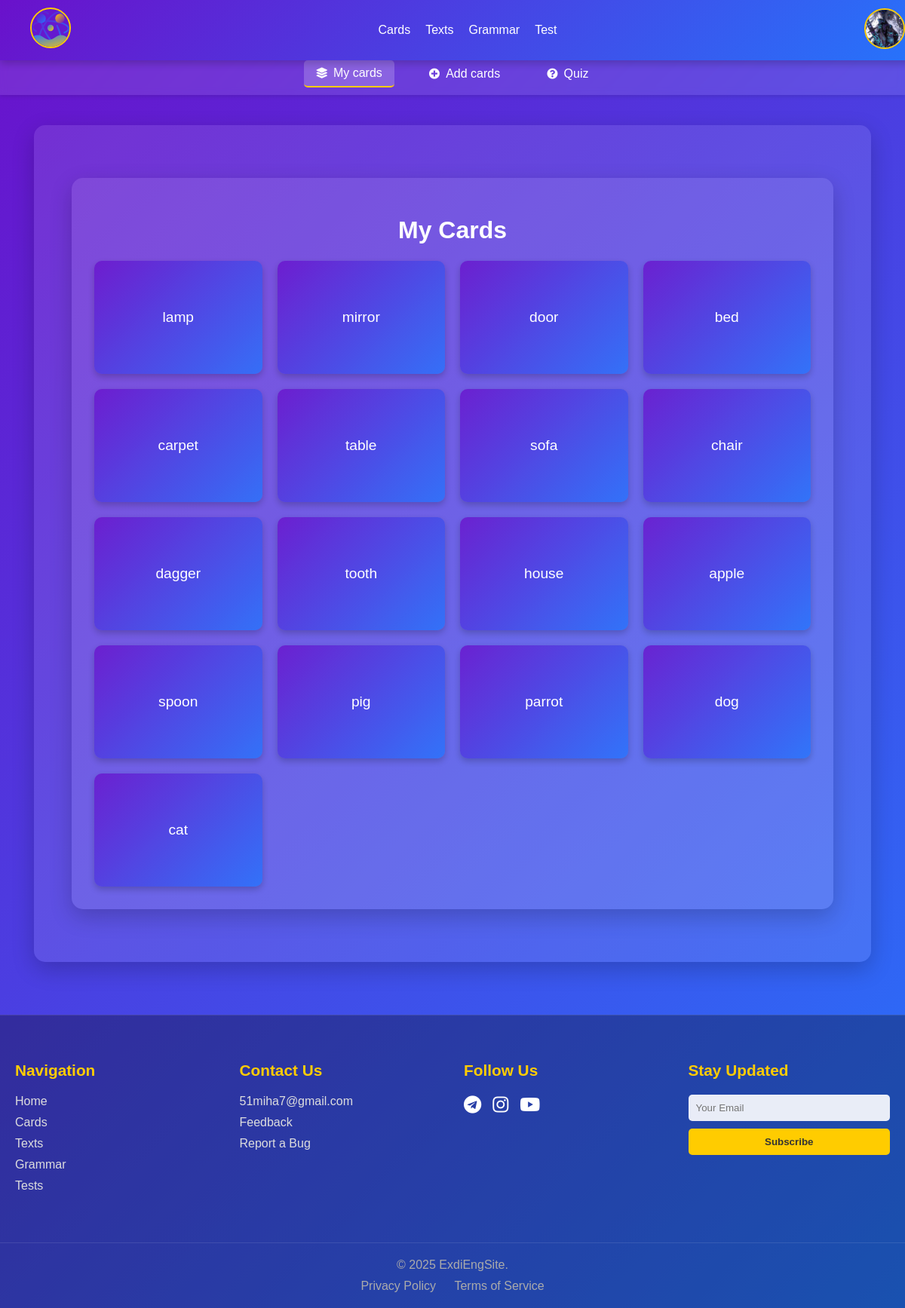
The app's page /cards/ (signed in) with its own data.
### mainpage/models.py (models this page shows, shortened)
class CustomUser(AbstractBaseUser, PermissionsMixin):
    username = models.CharField(max_length=150, unique=True, db_index=True, null=False)
    email = models.EmailField(unique=True, null=False)
    first_name = models.CharField(max_length=30, blank=True, null=True)
    last_name = models.CharField(max_length=150, blank=True, null=True)
    is_active = models.BooleanField(default=True)
    is_staff = models.BooleanField(default=False)
    date_joined = models.DateTimeField(default=timezone.now)
    last_login = models.DateTimeField(null=True, blank=True)
    groups = models.ManyToManyField(
        Group,
        verbose_name='groups',
        blank=True,
        help_text='The groups this user belongs to.',
        related_name='customuser_set',
        related_query_name='customuser',
    )
    user_permissions = models.ManyToManyField(
        Permission,
        verbose_name='user permissions',
        blank=True,
        help_text='Specific permissions for this user.',
        related_name='customuser_set',
        related_query_name='customuser',
    )
    objects = CustomUserManager()
    USERNAME_FIELD = 'username'
    REQUIRED_FIELDS = ['email']

### profilepage/models.py (models this page shows, shortened)
class Profile(models.Model):
    user = models.OneToOneField(settings.AUTH_USER_MODEL, on_delete=models.CASCADE, related_name='profile')
    username = models.CharField(max_length=150, verbose_name='Username')
    email = models.EmailField(verbose_name='Email')
    first_name = models.CharField(max_length=30, verbose_name='First Name')
    last_name = models.CharField(max_length=150, verbose_name='Last Name')
    words_learned = models.PositiveIntegerField(default=0, verbose_name='Words Learned')
    texts_read = models.PositiveIntegerField(default=0, verbose_name='Texts Read')
    tests_completed = models.PositiveIntegerField(default=0, verbose_name='Tests Completed')
    streak = models.PositiveIntegerField(default=0, verbose_name='Current Streak')
    friends_count = models.PositiveIntegerField(default=0, verbose_name='Friends Count')
    followers_count = models.PositiveIntegerField(default=0, verbose_name='Followers Count')
    avatar = models.ImageField(
        upload_to=avatar_upload_path,
        default='avatars/default_user.png',
        verbose_name='Avatar'
    )
    birth_date = models.DateField(null=True, blank=True, verbose_name='Birth Date')
    study_start_date = models.DateField(auto_now_add=True, verbose_name='Study Start Date', blank=True)
    hide_first_name = models.BooleanField(default=False, verbose_name='Hide First Name')
    hide_last_name = models.BooleanField(default=False, verbose_name='Hide Last Name')
    hide_birth_date = models.BooleanField(default=False, verbose_name='Hide Birth Date')
    bio = models.TextField(max_length=500, blank=True, verbose_name='Biography')
    website = models.URLField(blank=True, verbose_name='Website')
    location = models.CharField(max_length=100, blank=True, verbose_name='Location')

### cardspage/models.py (models this page shows, shortened)
class Card(models.Model):
    user = models.ForeignKey(CustomUser, on_delete=models.CASCADE)
    user_card_id = models.PositiveIntegerField(default=0)
    english_word = models.CharField(max_length=100)
    native_translation = models.CharField(max_length=100)
    category = models.CharField(max_length=50, blank=True, null=True)
    created_at = models.DateTimeField(auto_now_add=True)
    class Meta:
        unique_together = ('user', 'user_card_id')

### cardspage/views.py (the view)
# urls.py: path('', views.my_cards, name='my_cards'),
@login_required
def my_cards(request):
    user_cards = CardService.get_user_cards(request.user)
    return render(request, 'cardspage/my_cards.html', {'user_cards': user_cards})

### cardspage/services.py (called while the page is built)
    @staticmethod
    def get_user_cards(user, limit=None):
        queryset = Card.objects.filter(user=user).order_by('-created_at')
        return queryset[:limit] if limit else queryset

### cardspage/templates/cardspage/my_cards.html (shortened to what this page needs)
{% extends 'cardspage/cards_base.html' %}
{% block cards_content %}
<div class="main-container">
    <div class="cards-content-wrapper">
        <h1 class="section-title">My Cards</h1>
        <div class="cards-grid">
            {% for card in user_cards %}
            <div class="card-item" onclick="flipCard(this)">
                <div class="card-inner">
                    <div class="card-front">
                        <span>{{ card.english_word }}</span>
                    </div>
                    <div class="card-back">
                        <span>{{ card.native_translation }}</span>
                    </div>
                </div>
            </div>
            {% empty %}
            <div class="no-cards-message">
                <i class="fas fa-inbox"></i>
                <p>You don't have any cards yet. Add the first one!</p>
            </div>
            {% endfor %}
        </div>
    </div>
</div>
{% endblock %}

### mainpage/templates/mainpage/navbar.html (shortened to what this page needs)
{% load static %}
<nav class="navbar">
    <div class="navbar-container">
        <div class="navbar-logo">
            <a href="{% url 'home' %}"><img src="{% static 'favicon/logo.svg' %}" id="logo-img"></a>
        </div>
        <div class="navbar-links">
            <a href="{% url 'my_cards' %}" class="navbar-link">Cards</a>
            <a href="#" class="navbar-link">Texts</a>
            <a href="#" class="navbar-link">Grammar</a>
            <a href="#" class="navbar-link">Test</a>
        </div>
        <div class="navbar-auth">
            {% if user.is_authenticated %}
                <div class="avatar-dropdown" id="avatarDropdown">
                    <img src="{{ user.profile.avatar.url }}" alt="User Avatar" class="avatar-img" id="avatar-img">
                </div>
            {% else %}
                <div class="navbar-auth-buttons">
                    <a href="{% url 'login' %}" class="navbar-button">Log In</a>
                    <a href="#" class="settings-icon">⚙️</a>
                </div>
            {% endif %}
        </div>
    </div>
</nav>

### mainpage/static/style/navbar.css (style rules this page uses)
html, body { margin: 0; padding: 0; width: 100%; height: 100%; }
.navbar { background: linear-gradient(135deg, #6a11cb, #2575fc); padding: 10px 20px; box-shadow: 0 4px 10px rgba(0, 0, 0, 0.2); width: 100%; position: fixed; top: 0; left: 0; z-index: 1000; }
.navbar-container { display: flex; justify-content: space-between; align-items: center; max-width: 1200px; margin: 0 auto; padding: 0 20px; }
.navbar-logo a { color: white; font-size: 1.5rem; font-weight: bold; text-decoration: none; }
.navbar-links { display: flex; gap: 20px; }
.navbar-link { color: white; text-decoration: none; font-size: 1rem; font-weight: 500; transition: color 0.3s ease; }
.navbar-auth { display: flex; align-items: center; gap: 10px; }
.avatar-dropdown { position: relative; cursor: pointer; }
#avatar-img, #logo-img { width: 50px; height: 50px; border-radius: 50%; object-fit: cover; border: 2px solid #ffcc00; transition: transform 0.3s ease; }

### cardspage/static/style/cards.css (style rules this page uses)
body { margin: 0; padding: 0; font-family: 'Poppins', sans-serif; background: linear-gradient(135deg, #6a11cb, #2575fc); background-attachment: fixed; background-size: cover; color: white; overflow-x: hidden; min-height: 100vh; }
.main-container { max-width: 1110px; margin: 20px auto; padding: 20px; }
.cards-content-wrapper { background: rgba(255, 255, 255, 0.1); padding: 30px; border-radius: 15px; box-shadow: 0 10px 30px rgba(0, 0, 0, 0.2); animation: fadeIn 1s ease-in-out; text-align: center; }
.cards-grid { display: grid; grid-template-columns: repeat(auto-fill, minmax(200px, 1fr)); gap: 20px; }
.card-item { height: 150px; perspective: 1000px; cursor: pointer; position: relative; }
.card-inner { position: relative; width: 100%; height: 100%; transition: transform 0.6s; transform-style: preserve-3d; border-radius: 10px; box-shadow: 0 4px 8px rgba(0, 0, 0, 0.2); }
.card-front, .card-back { position: absolute; width: 100%; height: 100%; backface-visibility: hidden; display: flex; justify-content: center; align-items: center; border-radius: 10px; padding: 15px; box-sizing: border-box; }
.card-front { background: linear-gradient(135deg, rgba(106, 17, 203, 0.8), rgba(37, 117, 252, 0.8)); color: white; }
.card-back { background: white; color: #6a11cb; transform: rotateY(180deg); }
.card-front span, .card-back span { font-size: 1.2rem; text-align: center; word-break: break-word; }

### records on screen
CustomUser: profile.avatar (picture)
Card: english_word "lamp", native_translation "лампа"
Card: english_word "mirror", native_translation "зеркало"
Card: english_word "door", native_translation "дверь"
Card: english_word "bed", native_translation "кровать"
Card: english_word "carpet", native_translation "ковёр"
Card: english_word "table", native_translation "стол"
Card: english_word "sofa", native_translation "диван"
Card: english_word "chair", native_translation "стул"
Card: english_word "dagger", native_translation "клинок"
Card: english_word "tooth", native_translation "зуб"
Card: english_word "house", native_translation "дом"
Card: english_word "apple", native_translation "яблоко"
Card: english_word "spoon", native_translation "ложка"
Card: english_word "pig", native_translation "свинья"
Card: english_word "parrot", native_translation "попугай"
Card: english_word "dog", native_translation "собака"
Card: english_word "cat", native_translation "кошка"
